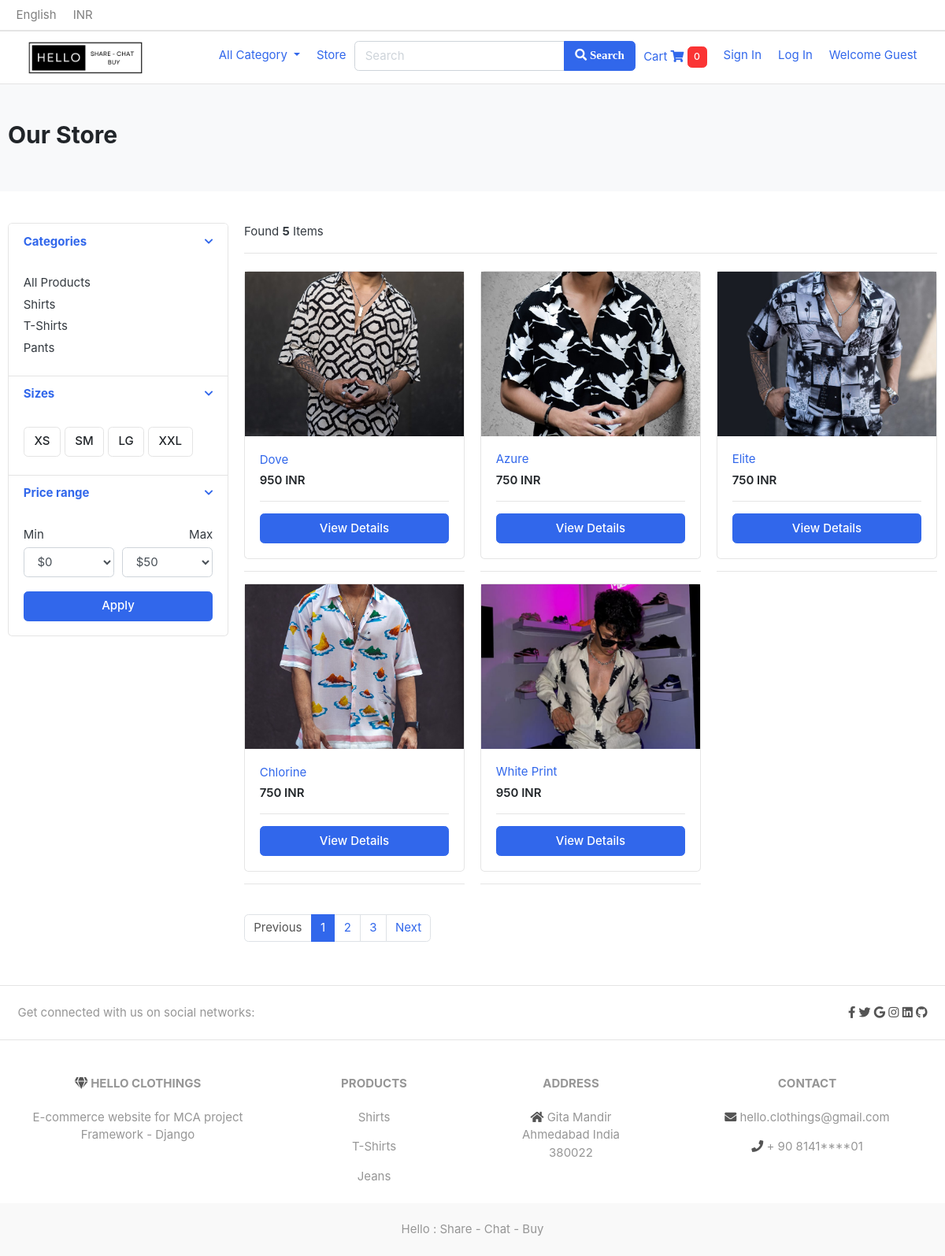
Page /store/shirts/ on the committed database.
### category/models.py (models this page shows, shortened)
class Category(models.Model):
    category_name   = models.CharField(max_length=50, unique=True)
    slug            = models.SlugField(max_length=100, unique=True)
    description     = models.TextField(max_length=255, blank=True)
    cat_image       = models.ImageField(upload_to='photos/categories', blank=True)
    class Meta:
        verbose_name = 'category'
        verbose_name_plural = 'categories'
    def get_url(self):
        return reverse('products_by_category', args=[self.slug])

### store/models.py (models this page shows, shortened)
class Product(models.Model):
    product_name    = models.CharField(max_length=200, unique=True)
    slug            = models.SlugField(max_length=200, unique=True)
    description     = models.TextField(max_length=500, blank=True)
    price           = models.IntegerField()
    images          = models.ImageField(upload_to='photos/products')
    stock           = models.IntegerField()
    is_available    = models.BooleanField(default=True)
    category        = models.ForeignKey(Category, on_delete=models.CASCADE)
    created_date    = models.DateTimeField(auto_now_add=True)
    modified_date   = models.DateTimeField(auto_now=True)
    def get_url(self):
        return reverse('product_detail', args=[self.category.slug, self.slug])

### store/views.py (the view)
# urls.py: path('store/', include('store.urls')),
def store(request, category_slug=None):
    categories = None
    products = None
    if category_slug != None:
        categories = get_object_or_404(Category, slug=category_slug)
        products = Product.objects.all().filter(category=categories, is_available=True)
        product_count = products.count()
    else:
        products = Product.objects.all().filter(is_available=True).order_by('id')
        product_count = products.count()
    context = {
        'products':products,
        'product_count':product_count,
    }
    return render(request, 'store/store.html', context)

### carts/context_processors.py (called while the page is built)
def counter(request):
    cart_count = 0
    if 'admin' in request.path:
        return {}
    else:
        try:
            cart = Cart.objects.filter(cart_id=_cart_id_(request))
            cart_items = CartItem.objects.all().filter(cart=cart[:1])
            for cart_item in cart_items:
                cart_count += cart_item.quantity
        except Cart.DoesNotExist:
            cart_count = 0
    return dict(cart_count=cart_count)

### carts/views.py (called while the page is built)
def _cart_id_(request):
    cart = request.session.session_key
    if not cart:
        cart = request.session.create()
    return cart

### category/context_processors.py (called while the page is built)
def menu_links(request):
    links = Category.objects.all()
    return dict(links=links)

### templates/store/store.html (shortened to what this page needs)
{% extends 'base.html' %}
{% load static %}
{% block content %}
<section class="section-pagetop bg">
  <div class="container">
    <h2 class="title-page">Our Store</h2>
  </div>
</section>
<section class="section-content padding-y">
<div class="container">
<div class="row">
	<aside class="col-md-3">
<div class="card">
	<article class="filter-group">
		<header class="card-header">
			<a href="#" data-toggle="collapse" data-target="#collapse_1" aria-expanded="true" class="">
				<i class="icon-control fa fa-chevron-down"></i>
				<h6 class="title">Categories</h6>
			</a>
		</header>
		<div class="filter-content collapse show" id="collapse_1" style="">
			<div class="card-body">
				<ul class="list-menu">
            <li><a href="{% url 'store' %}"> All Products </a></li>
        {% for category in links %}
				    <li><a href="{{ category.get_url }}"> {{ category.category_name }} </a></li>
        {% endfor %}
				</ul>
			</div>
		</div>
	</article>
	<article class="filter-group">
		<header class="card-header">
			<a href="#" data-toggle="collapse" data-target="#collapse_4" aria-expanded="true" class="">
				<i class="icon-control fa fa-chevron-down"></i>
				<h6 class="title">Sizes </h6>
			</a>
		</header>
		<div class="filter-content collapse show" id="collapse_4" style="">
			<div class="card-body">
			  <label class="checkbox-btn">
			    <span class="btn btn-light"> XS </span>
			  </label>
			  <label class="checkbox-btn">
			    <span class="btn btn-light"> SM </span>
			  </label>
			  <label class="checkbox-btn">
			    <span class="btn btn-light"> LG </span>
			  </label>
			  <label class="checkbox-btn">
			    <span class="btn btn-light"> XXL </span>
			  </label>
		</div>
		</div>
	</article>
	<article class="filter-group">
		<header class="card-header">
			<a href="#" data-toggle="collapse" data-target="#collapse_3" aria-expanded="true" class="">
				<i class="icon-control fa fa-chevron-down"></i>
				<h6 class="title">Price range </h6>
			</a>
		</header>
		<div class="filter-content collapse show" id="collapse_3" style="">
			<div class="card-body">
				<div class="form-row">
				<div class="form-group col-md-6">
				  <label>Min</label>
				  	<select class="mr-2 form-control">
						<option value="0">$0</option>
					</select>
				</div>
				<div class="form-group text-right col-md-6">
				  <label>Max</label>
				  	<select class="mr-2 form-control">
						<option value="50">$50</option>
					</select>
				</div>
				</div>
				<button class="btn btn-block btn-primary">Apply</button>
			</div>
		</div>
	</article>
</div>
	</aside>
	<main class="col-md-9">
<header class="border-bottom mb-4 pb-3">
		<div class="form-inline">
			<span class="mr-md-auto">Found <b>{{ product_count }}</b> Items</span>
		</div>
</header>
<div class="row ">
  {% for product in products %}
  <div class="col-md-4 ">
          <div class="card">
              <a href="{{ product.get_url }}" class="img-wrap"> <img src="{{ product.images.url }}"> </a>
              <div class="card-body">
                  <a href="{{ product.get_url }}" class="title">{{ product.product_name }}</a>
                  <div class="price mt-1">{{ product.price }} INR</div>
                  <hr>
				          <a href="{{ product.get_url }}" class="btn btn-block btn-primary">View Details</a>
              </div>
          </div>
          <hr>
    </div>
  {% endfor %}
</div>
<nav class="mt-4" aria-label="Page navigation sample">
  <ul class="pagination">
    <li class="page-item disabled"><a class="page-link" href="#">Previous</a></li>
    <li class="page-item active"><a class="page-link" href="#">1</a></li>
    <li class="page-item"><a class="page-link" href="#">2</a></li>
    <li class="page-item"><a class="page-link" href="#">3</a></li>
    <li class="page-item"><a class="page-link" href="#">Next</a></li>
  </ul>
</nav>
	</main>
</div>
</div>
</section>
{% endblock %}

### static/css/ui.css (style rules this page uses)
html { font-family: "Inter", sans-serif; font-size: 15px; }
.img-wrap { text-align: center; display: block; }
.img-wrap img { max-width: 100%; }
.padding-y { padding-top: 40px; padding-bottom: 40px; }
article:after, .form-group:after { display: block; clear: both; content: ""; }
.bg { background-color: #f8f9fa; }
.title-page { color: #212529; }
.btn-light { background-color: #fff; border-color: #e4e4e4; }
[class*=list-] li:after { visibility: hidden; display: block; content: ""; overflow: hidden; height: 0; clear: both; }
.list-menu { list-style: none; margin: 0; padding-left: 0; }
.list-menu li { margin-bottom: 5px; }
.list-menu a { color: #343a40; }
.card .img-wrap { overflow: hidden; }
.price { font-weight: 600; color: #212529; }
.icon-control { margin-top: 5px; float: right; font-size: 80%; }
.card-header .title { margin-bottom: 0; line-height: 1.5; }
.filter-group { border-bottom: 1px solid #e4e4e4; }
.filter-group .card-header { border-bottom: 0; }
.filter-group:last-child { border-bottom: 0; }
.checkbox-btn { position: relative; }
.section-pagetop { padding: 45px 0; }

### rows in the picture
Category: category_name "Shirts"
Category: category_name "T-Shirts"
Category: category_name "Pants"
Product: images (picture), product_name "Dove", price "950"
Product: images (picture), product_name "Azure", price "750"
Product: images (picture), product_name "Elite", price "750"
Product: images (picture), product_name "Chlorine", price "750"
Product: images (picture), product_name "White Print", price "950"

### other values in the picture
{{ cart_count }} "0"
{{ product_count }} "5"
